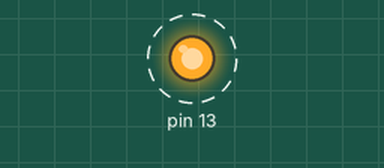
A sketch run on a simulated Arduino Uno, built with avr-gcc and run on an emulated ATmega328P. On the bench: output pins drawn as LEDs (lit = HIGH). Dashed ring = blinking.

Above: at 36.9 s.
Timing chart, 0 to 37.2 s (numbered marks = the images above):
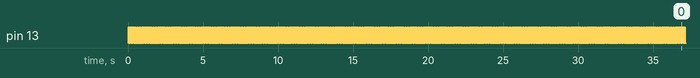

Measured:
- by itself, pin 13: alternates HIGH for 0.04 s and LOW for 0.04 s

The sketch:

A011_Timer_preciso.ino
```cpp
/*
7.11 - Utilizzo dei Timer con Arduino UNO - modalità CTC
*/

//variabile modificata dal timer
volatile int tick = 0;

void setup() {
  //configuro il pin
  pinMode(13, OUTPUT);
  //disabilito le interrupt
  cli();
  //imposto i registri per i timer
  TCCR1A = 0x00;
  //prescaler
  TCCR1B = 0b00000100;
  //conteggio da raggiungere
  OCR1A = 0x0A00;

  //Attivo il CTC mode: 1 sul quarto bit del registro: 0b 0000 1000
  TCCR1B |= 0b00001000;

  //abilita l'interrupt
  TIMSK1 = 0b00000010;

  //riabilito le interrupt
  sei();
}

void loop() {
  //se tick è impostata...
  if (tick == 1) {
    //la azzero
    tick = 0;
    //cambio stato del pin
    digitalWrite(13, !digitalRead(13));
  }
}

//funzione chiamata allo scadere del timer
//Timer1 Overflow interrupt.
ISR(TIMER1_COMPA_vect) {
  //imposto a uno la variabile tick
   tick = 1;
}
```
